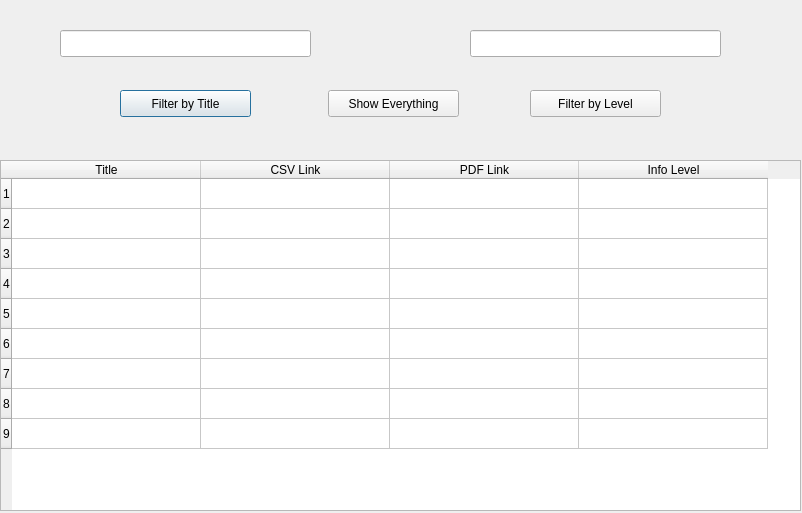
<?xml version="1.0" encoding="UTF-8"?>
<ui version="4.0">
 <class>Dialog</class>
 <widget class="QDialog" name="Dialog">
  <property name="geometry">
   <rect>
    <x>0</x>
    <y>0</y>
    <width>802</width>
    <height>513</height>
   </rect>
  </property>
  <property name="windowTitle">
   <string>Information Table</string>
  </property>
  <widget class="QTableWidget" name="tableWidget">
   <property name="geometry">
    <rect>
     <x>0</x>
     <y>160</y>
     <width>801</width>
     <height>351</height>
    </rect>
   </property>
   <property name="minimumSize">
    <size>
     <width>801</width>
     <height>0</height>
    </size>
   </property>
   <property name="rowCount">
    <number>9</number>
   </property>
   <property name="columnCount">
    <number>4</number>
   </property>
   <attribute name="horizontalHeaderDefaultSectionSize">
    <number>189</number>
   </attribute>
   <row/>
   <row/>
   <row/>
   <row/>
   <row/>
   <row/>
   <row/>
   <row/>
   <row/>
   <column>
    <property name="text">
     <string>Title</string>
    </property>
   </column>
   <column>
    <property name="text">
     <string>CSV Link</string>
    </property>
   </column>
   <column>
    <property name="text">
     <string>PDF Link</string>
    </property>
   </column>
   <column>
    <property name="text">
     <string>Info Level</string>
    </property>
   </column>
  </widget>
  <widget class="QPushButton" name="buttonTitle">
   <property name="geometry">
    <rect>
     <x>120</x>
     <y>90</y>
     <width>131</width>
     <height>27</height>
    </rect>
   </property>
   <property name="text">
    <string>Filter by Title</string>
   </property>
  </widget>
  <widget class="QPushButton" name="buttonLevel">
   <property name="geometry">
    <rect>
     <x>530</x>
     <y>90</y>
     <width>131</width>
     <height>27</height>
    </rect>
   </property>
   <property name="text">
    <string>Filter by Level</string>
   </property>
  </widget>
  <widget class="QLineEdit" name="lineEditTitle">
   <property name="geometry">
    <rect>
     <x>60</x>
     <y>30</y>
     <width>251</width>
     <height>27</height>
    </rect>
   </property>
  </widget>
  <widget class="QLineEdit" name="lineEditLevel">
   <property name="geometry">
    <rect>
     <x>470</x>
     <y>30</y>
     <width>251</width>
     <height>27</height>
    </rect>
   </property>
  </widget>
  <widget class="QPushButton" name="buttonDefaultQuery">
   <property name="geometry">
    <rect>
     <x>328</x>
     <y>90</y>
     <width>131</width>
     <height>27</height>
    </rect>
   </property>
   <property name="text">
    <string>Show Everything</string>
   </property>
  </widget>
 </widget>
 <resources/>
 <connections/>
</ui>
